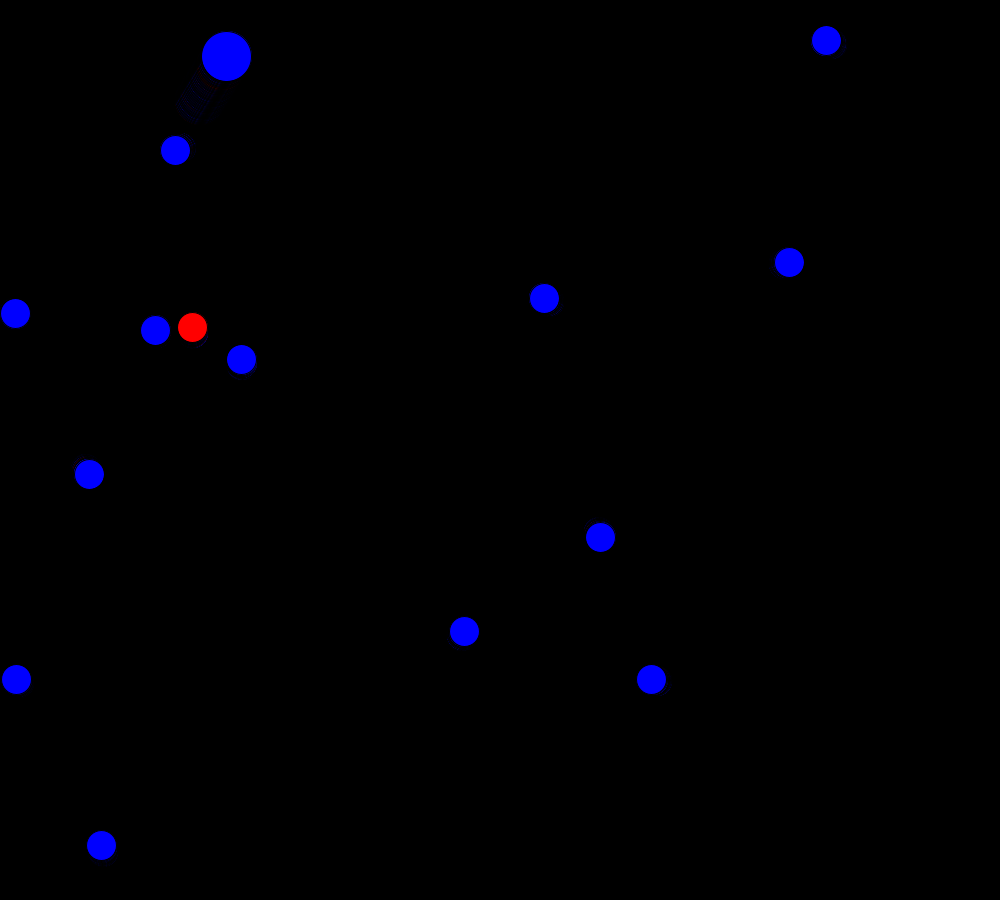
Frame 1 (no input)
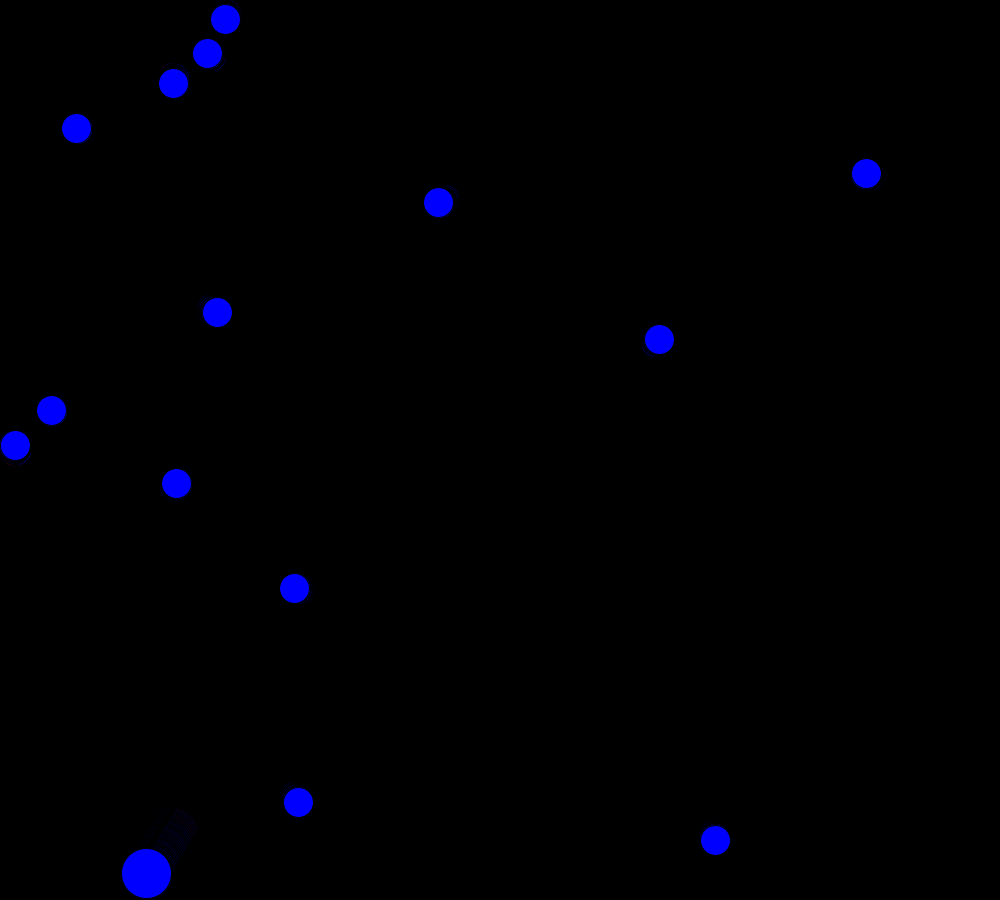
Frame 60 (the mouse pressed at the canvas centre just before this capture)
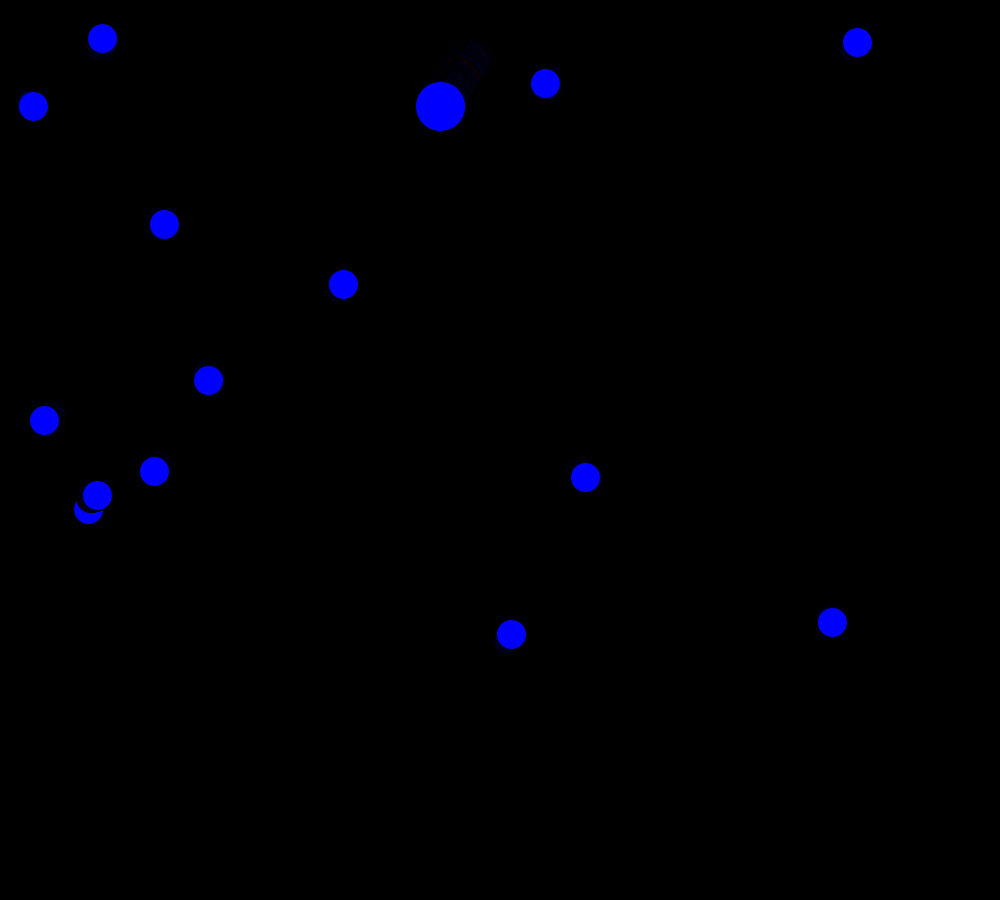
Frame 120 (the mouse held since frame 60 and released just before this capture)

The Processing sketch that drew these frames (run headless with seeded random() and noise(); from frame 60 on, the mouse is pressed at the canvas centre):

// Processing sketch: covid19
// ── covid19.pde
float rate;
int comm;
int infectionCount;
int num;

boolean deathEnabled;
boolean immunityEnabled;
boolean infected;

float vel;
boolean playing;
int time;
int immuneCount;
int deadCount;
float iRadius;
color c, colorInfected;

//ArrayList<mortal> community = new ArrayList<mortal>();
mortal[] community = new mortal[15];
//community0 = new mortal(200, 100, 50, true);
mortal m1 = new mortal(200, 100, 50, true);


void setup() {
  //fullScreen();
  size(1000, 900);
  smooth();
  infected = false;
  deathEnabled = false;
  immunityEnabled = false;
  playing = false;
  rate = 1.15;
  iRadius = 6;
  vel = random(0, 20);
  
  community[0] = new mortal(random(0,width), random(0,height), 30, true); 
  for(int i = 1; i < community.length; i++){
    community[i] = new mortal(random(0,width), random(0,height), 30, false);
  }
  
  if(infected == true) fill(colorInfected);
  //for(int i = 0; i < community.size(); i++){
  //  community.add(new mortal());
  //  community.get(i).vx = random(0,5);
  //}
  
}

void draw() {
  // draw stuff
  background(0);
  for(int i = 1; i < community.length; i++) {
    for(int j = 1; j < community.length; j++){
      community[i].update();
      
      if(community[i].infected == true || community[i] != community[j]){
        community[i].checkCollisions();
        community[i].collisionColor(community[j]);
        community[i].drawCircle();
        m1.update();
        m1.checkCollisions();
        m1.drawCircle();
        m1.collisionColor(community[i]);
        community[i].drawCircle();
      }
    }
    
 
  }
  
}

// ── mortal.pde
public class mortal{
    protected float vx, vy;
    protected float x, y;
    protected boolean dead;
    protected float xSpeed, ySpeed; 
    protected float circleSize;
    protected float radius;
    protected color c, colorInfected;
    protected boolean infected;
  public mortal(float xpos, float ypos, float cSize, boolean inf){
     x = xpos;
    y = ypos;
    circleSize = cSize;
    radius = cSize*1.5;
    infected = inf;
    inf = false;
    
    if(inf == true){
      fill(colorInfected);
    }
    
    colorInfected = color(255, 0, 0);
    c = color(0, 0, 255);
    
    //set initial speed to random
    xSpeed = random(-.5, .5);
    ySpeed = random(-.5, .5);
  } 
    
   //allows movement
    void update() {
      x += xSpeed; 
      y += ySpeed;  
    }
    
    void checkCollisions() { 
      float r = circleSize/2;
      if ( (x<r) || (x>width-r)){ 
        xSpeed = -xSpeed; 
      }
      if( (y<r) || (y>height-r)) { 
        ySpeed = -ySpeed;  
      }

    }
    
    void collisionColor(mortal other){
      float d = dist(this.x, this.y, other.x, other.y);
      this.infected = true;
      for(int i = 0; i < community.length; i++){
        if(d > circleSize*2 && other.infected == false){
         this.infected = false;
        }
        else if(d < circleSize*2 && other.infected == true){
          //infect();
          this.infected = true;
        }
       }  
      }
      
     // boolean checkInfected(mortal i){
       // if(i.infected == true){ 
         // return true;
       // }
       // else if(i.infected == false){
       //   return false;
      //  }
    //  }
    
    

  void drawCircle() {  
    if(this.infected == true){
      fill(colorInfected);
    }
    else if(this.infected == false){
      fill(c);
    }
    else fill(255,255,255);
    ellipse(x, y, circleSize, circleSize); 
  } 
}
